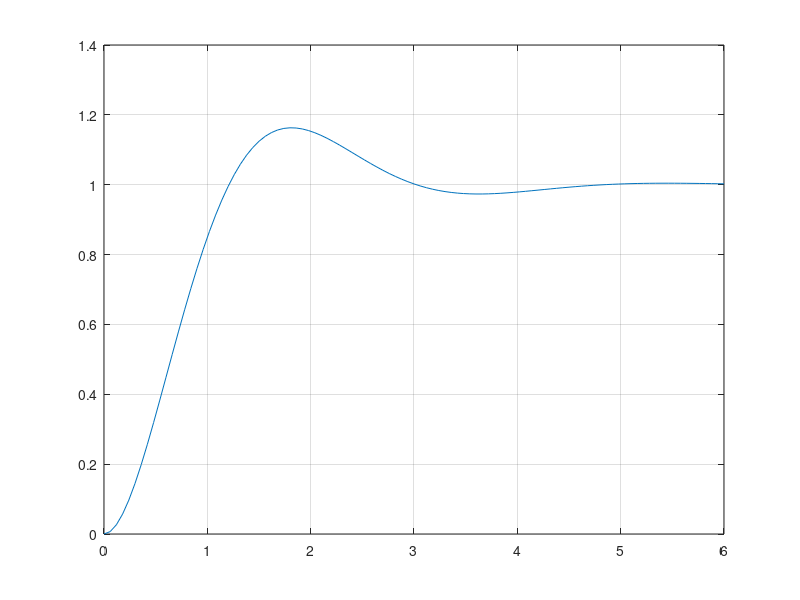

Here is the MATLAB script that generated this plot:
s = tf('s');
es = menu('Inserisci i valori di Omegan e Zeta',...
    'Wn = 2, Z = 0.5', 'Wn = 2, Z = 0.25', 'Wn = 1, Z = 0.5');
switch(es)
    case 1, Wn = 2; Z = 0.5;
    case 2, Wn = 2; Z = 0.25;
    case 3, Wn = 1; Z = 0.5;
end
S = exp((-pi*Z)/(sqrt(1-Z^2)));
Ts = (1/(Wn*sqrt(1-Z^2)))*(pi-acos(Z));
G = Wn^2/(s^2+2*Z*Wn*s+Wn^2);
[Y, T] = step(G);
figure(1), plot(T, Y), zoom on, grid on;